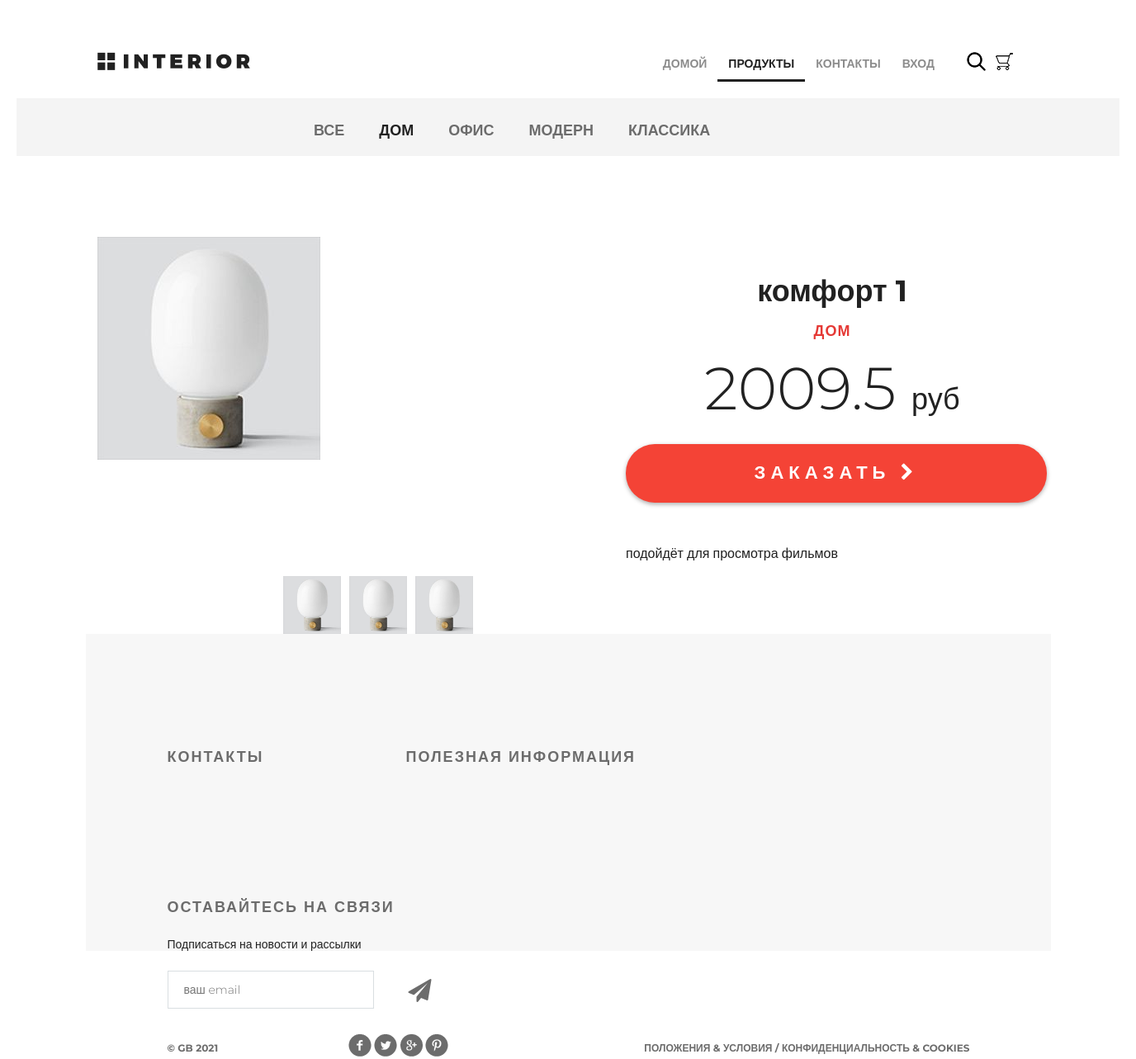
Page /products/product/1/ on the committed database.
### mainapp/models.py (models this page shows, shortened)
class ProductCategory(models.Model):
    name = models.CharField(max_length=64, unique=True, verbose_name = 'имя')
    description = models.TextField(verbose_name = 'описание', blank = True)
    is_active = models.BooleanField(verbose_name = "активность", default = True)

class Product(models.Model):
    category = models.ForeignKey(ProductCategory, on_delete = models.CASCADE)
    name = models.CharField(max_length=128, verbose_name = 'имя')
    image = models.ImageField(upload_to = 'products_images', blank=True)
    short_desc = models.CharField(max_length=64, verbose_name = 'краткое описание', blank = True )
    description = models.TextField(blank = True, verbose_name = 'описание')
    price = models.DecimalField(verbose_name='цена', max_digits=8, decimal_places=2, default=0)
    quantity = models.PositiveSmallIntegerField(verbose_name = 'количество на складе', default = 0)
    is_active = models.BooleanField(verbose_name="активность", default=True)

### mainapp/views.py (the view)
# urls.py: path('product/<int:pk>/', mainapp.product,  name = 'product'),
def product(request, pk):
    content = {
        'title': 'Продукт',
        'product': get_object_or_404(Product, pk=pk),
        'links_menu': ProductCategory.objects.all(),
    }
    return render(request, 'mainapp/product.html', content)

### mainapp/context_processors.py (called while the page is built)
def basket(request):
    basket_list = []
    if request.user.is_authenticated:
        basket_list = Basket.objects.filter(user=request.user)
    return {
        'basket': basket_list
    }

### mainapp/templates/mainapp/product.html (shortened to what this page needs)
{% extends 'mainapp/base.html' %}
{% load static %}
{% block content %}
<div class="hero-white">
    <div class="header clearfix">
        <a href="index.html" class="logo"></a>
        {% include 'mainapp/includes/inc_menu.html' %}
        <a href="#" class="search"></a>
        <a href="#" class="basket"></a>
    </div>
</div>
<div class="details">
    <div class="links clearfix">
        {% include 'mainapp/includes/inc_categories_menu.html' %}
    </div>
    <div class="details-products">
        <div class="details-slider">
            <div class="slider-product">
                <img src="/media/{{product.image}}">
            </div>
            <div class="slider-control">
                <div class="block">
                    <a href="#"><img src="/media/{{product.image}}" alt="">
                    </a>
                </div>
                <div class="block">
                    <a href="#"><img src="/media/{{product.image}}" alt="">
                    </a>
                </div>
                <div class="block">
                    <a href="#"><img src="/media/{{product.image}}" alt="">
                    </a>
                </div>
            </div>
        </div>
        <div class="description">
            <h3 class="big-bold">{{product.name}}</h3>
            <h3 class="red">{{product.category.name}}</h3>
            <p class="price"> {{product.price|floatformat:1}} <span>руб</span></p>
            <a href="{% url 'basket:add' product.pk %}" class="red-button">
                заказать <i class="fa fa-chevron-right" aria-hidden="true"></i>
            </a>
            <div class="description-text">
                <p>
                    {{product.description}}
                </p>
            </div>
        </div>
    </div>
</div>
{% endblock %}

### mainapp/templates/mainapp/base.html (shortened to what this page needs)
{% load static %}
<!DOCTYPE html>
<html>
<head>
	{% block css %}
        <link rel="stylesheet" type="text/css" href="{% static 'css/bootstrap.min.css' %}">
		<link rel="stylesheet" type="text/css" href="{% static 'style.css' %}">
		<link rel="stylesheet" href="{% static 'fonts/font-awesome/css/font-awesome.css' %}">
	{% endblock %}
</head>
<body>
	<div class="container">
		{% block content %}
		{% endblock %}
	</div>
	{% block footer %}
    <div class="footer">
        <div class="clearfix">
            <div class="text-footer">
                <h3>контакты</h3>
            </div>
            <div class="text-footer">
                <h3>полезная информация</h3>
            </div>
            <div class="text-footer clearfix">
                <h3>Оставайтесь на связи</h3>
                <p>Подписаться на новости и рассылки</p>
                <form>
                    <input type="email" name="email" placeholder="ваш email">
                    <a href="#"><i class="fa fa-paper-plane fa-2x" aria-hidden="true"></i></a>
                </form>
            </div>
        </div>
        <p class="small">&copy; GB {% now "Y" %}</p>
        <div class="social">
            <a href="#" class="social1"></a>
            <a href="#" class="social2"></a>
            <a href="#" class="social3"></a>
            <a href="#" class="social4"></a>
        </div>
        <p class="small">Положения &amp; Условия  /  Конфиденциальность &amp; Cookies</p>
    </div>
	{% endblock %}
</body>
</html>

### mainapp/templates/mainapp/includes/inc_menu.html (shortened to what this page needs)
<ul class="menu">
    <li><a href="{% url 'main' %}" class="{% if request.resolver_match.url_name == 'main' %}active{% endif %}">домой</a>
    </li>
    <li>
        <a href="{% url 'products:products' %}"
           class="{% if request.resolver_match.namespace == 'products' %}active{%endif %}">
            продукты
        </a>
    </li>
    <li><a href="{% url 'contact' %}" class="{% if request.resolver_match.url_name == 'contact' %}active {% endif%}">
        контакты
    </a>
    </li>
    {% if user.is_authenticated %}
    <li>
        <div class="dropdown">
            <a class="dropdown-toggle" href="" data-toggle="dropdown">
                {{ user.first_name|default:'Пользователь' }}
                <span class="caret"></span>
            </a>
            <ul class="dropdown-menu">
                <li>
                    <a href="{% url 'auth:edit' %}">
                        профиль
                    </a>
                </li>
                <li>
                    <a href="{% url 'ordersapp:order_list' %}">
                        заказы
                    </a>
                </li>
            </ul>
        </div>
    </li>
    <li>
        <a href="{% url 'auth:logout' %}">
            выход
        </a>
    </li>
    {% else %}
    <li>
        <a href="{% url 'auth:login' %}">
            вход
        </a>
    </li>
    {% endif %}
</ul>

### mainapp/templates/mainapp/includes/inc_categories_menu.html
<ul class="links-menu">
    <li>
		<a href="{% url 'mainapp:category' 0 %}" {% if request.resolver_match.kwargs.pk == 0 %}class="active" {% endif %}>
			все
		</a>
	</li>
    {% for link in links_menu %}
        <li><a href="{% url 'mainapp:category' link.pk %}" {% if request.resolver_match.kwargs.pk == link.pk %}class="active" {% endif %}>
            {{link.name}}
        </a></li>
    {% endfor %}
</ul>

### rows in the picture
ProductCategory: name "ДОМ"
ProductCategory: name "ОФИС"
ProductCategory: name "МОДЕРН"
ProductCategory: name "КЛАССИКА"
Product: image (picture), name "комфорт 1", category.name "ДОМ", price "2009.5", description "подойдёт для просмотра фильмов"
